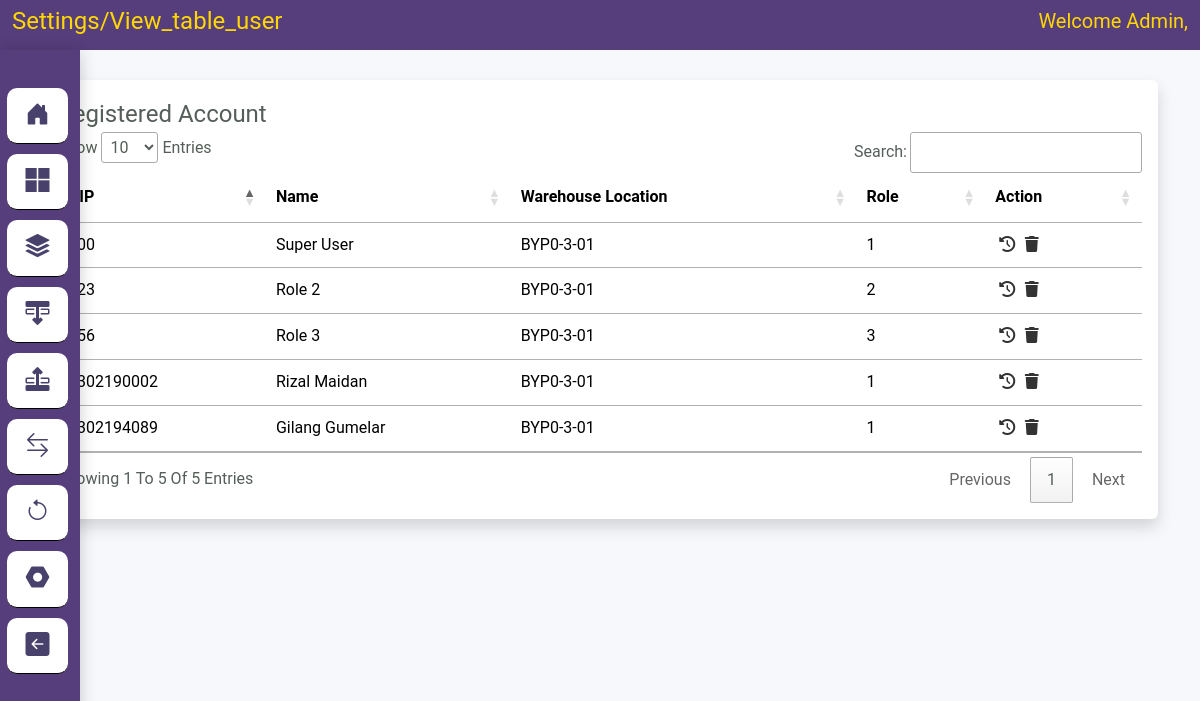
The page /index.php/settings/view_table_user on the database its author committed.
### tables this page shows
CREATE TABLE `user` (
  `nip` varchar(20) NOT NULL,
  `name` varchar(200) NOT NULL,
  `password` varchar(200) NOT NULL,
  `warehouse_code` varchar(50) NOT NULL,
  `role` varchar(200) NOT NULL
);

### application/controllers/Settings.php (called while the page is built, shortened)
<?php
class Settings extends CI_Controller
{
    public function __construct()
    {
        $this->load->helper('download');
		$this->load->library(array('form_validation', 'upload', 'excel'));
    }
    public function view_table_user()
    {
        $data['judul'] = 'Settings/view_table_user';
        $data['users'] = $this->M_CRUD->get_data('user')->result();
        $this->load->view('template/header', $data);
        $this->load->view('settings/table_user');
    }
}

### index.php (called while the page is built, shortened)
<?php
require_once BASEPATH.'core/CodeIgniter.php';

### application/models/M_CRUD.php (called while the page is built, shortened)
<?php
class M_CRUD extends CI_Model
{
	function get_data($table){
		return $this->db->get($table);
	}
}

### application/views/settings/table_user.php (the view, shortened to what this page needs)
<div class="container" style="margin-top: 80px;">
    <div class="cards shadow p-3 mb-3 bg-white rounded" style="min-height: 400px; margin-top:3px;">
        <div class=" cards-header card-header-text">
            <h4 class="card-title">registered Account</h4>
        </div>
        <div class="card-content table-responsive">
            <table id="regisacc" class="table table-hover">
                <thead class="text-primary">
                    <tr>
                        <th>NIP</th>
                        <th>Name</th>
                        <th>Warehouse Location</th>
                        <th>Role</th>
                        <th>Action</th>
                    </tr>
                </thead>
                <tbody>
                    <?php
                        $i = 1;
                        foreach ($users as $data) {
                    ?>
                    <tr>
                        <td><?= $data->nip ?></td>
                        <td><?= $data->name ?></td>
                        <td><?= $data->warehouse_code ?></td>
                        <td><?= $data->role ?></td>
                        <td>
                            <div class="container px-1">
                                <div class="row">
                                    <div class="col-sm-2">
                                        <a href="<?= base_url() ?>settings/reset_password?nip=<?= $data->nip ?>"
                                            onclick="return confirm('Are You Sure Want to Reset This Password Account ?')"><i
                                                class="fa-solid fa-history"></i></a>
                                    </div>
                                    <div class="col-sm-2">
                                        <a href="<?= base_url() ?>settings/delete_account?nip=<?= $data->nip ?>"
                                            onclick="return confirm('Are You Sure Want to Delete This Account ?')"><i
                                                class="fa-solid fa-trash"></i></a>
                                    </div>
                                </div>
                            </div>
                        </td>
                    </tr>
                    <?php $i++; } ?>
                </tbody>
            </table>
        </div>
    </div>
</div>

### assets/css/dashboard.css (style rules this page uses)
* { margin: 0; padding: 0; }
a { text-decoration: none; -webkit-transition: all 0.5s ease-in-out 0s; -o-transition: all 0.5s ease-in-out 0s; transition: all 0.5s ease-in-out 0s; }

### assets/css/login.css (style rules this page uses)
body { font-family: "Poppins", Arial, Helvetica, sans-serif; background-color: #f7f8fb; color: #fff; }

### assets/css/custom.css (style rules this page uses)
body, html { line-height: 1.8; font-family: "Roboto", sans-serif; color: #555e58; text-transform: capitalize; text-rendering: optimizeLegibility !important; -webkit-font-smoothing: antialiased !important; font-weight: 400; margin: 0px; padding: 0px; }
h1, h2, h3, h4, h5, h6, .h1, .h2, .h3, .h4 { font-weight: 400; line-height: 1.5em; }
a { color: #333; font-weight: 400; }
a, a:hover, a:focus { color: #333; text-decoration: none; transition: all 0.3s; }
.table > thead > tr > th { border-bottom-width: 1px; font-size: 16px; font-weight: 400; }

### rows shown on the page
user: nip "000", name "Super User", warehouse_code "BYP0-3-01", role "1"
user: nip "123", name "Role 2", warehouse_code "BYP0-3-01", role "2"
user: nip "1302190002", name "Rizal Maidan", warehouse_code "BYP0-3-01", role "1"
user: nip "1302194089", name "Gilang Gumelar", warehouse_code "BYP0-3-01", role "1"
user: nip "456", name "Role 3", warehouse_code "BYP0-3-01", role "3"

### other values the page prints
$judul "Settings/View_table_user"
